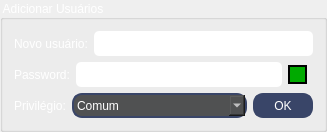
                <widget class="QGroupBox" name="groupBox_4">
                 <property name="maximumSize">
                  <size>
                   <width>340</width>
                   <height>138</height>
                  </size>
                 </property>
                 <property name="styleSheet">
                  <string notr="true">color: rgb(255, 255, 255);
font: 700 9pt &quot;Segoe UI&quot;;</string>
                 </property>
                 <property name="title">
                  <string>Adicionar Usuários</string>
                 </property>
                 <layout class="QGridLayout" name="gridLayout_10">
                  <item row="0" column="0">
                   <layout class="QHBoxLayout" name="horizontalLayout_25">
                    <item>
                     <widget class="QLabel" name="label_18">
                      <property name="maximumSize">
                       <size>
                        <width>93</width>
                        <height>16777215</height>
                       </size>
                      </property>
                      <property name="styleSheet">
                       <string notr="true">background: transparent;
font: 700 10pt &quot;Segoe UI&quot;;
color: rgb(255, 255, 255);

</string>
                      </property>
                      <property name="text">
                       <string>Novo usuário:</string>
                      </property>
                     </widget>
                    </item>
                    <item>
                     <widget class="QLineEdit" name="txt_new_nome">
                      <property name="minimumSize">
                       <size>
                        <width>200</width>
                        <height>25</height>
                       </size>
                      </property>
                      <property name="styleSheet">
                       <string notr="true">QLineEdit {
   
	background-color: rgb(255, 255, 255);
    font: bold 12pt &quot;Segoe UI&quot;;
    border-radius: 5px;
	color: rgb(0, 0, 0);
}

QLineEdit:focus {
    background-color: rgb(127, 191, 255); /* Cor quando selecionado/focado */
}

QMenu {
    background-color: rgb(0, 0, 0);
    color: #ffffff;
    font: bold 12px &quot;Segoe UI&quot;;
    border-radius: 5px;
}
</string>
                      </property>
                     </widget>
                    </item>
                   </layout>
                  </item>
                  <item row="1" column="0">
                   <layout class="QHBoxLayout" name="horizontalLayout_24">
                    <item>
                     <widget class="QLabel" name="label_21">
                      <property name="styleSheet">
                       <string notr="true">background: transparent;
font: 700 10pt &quot;Segoe UI&quot;;
color: rgb(255, 255, 255);

</string>
                      </property>
                      <property name="text">
                       <string>Password:</string>
                      </property>
                     </widget>
                    </item>
                    <item>
                     <layout class="QHBoxLayout" name="horizontalLayout_10">
                      <item>
                       <widget class="QLineEdit" name="txt_new_password">
                        <property name="minimumSize">
                         <size>
                          <width>200</width>
                          <height>25</height>
                         </size>
                        </property>
                        <property name="styleSheet">
                         <string notr="true">QLineEdit {
   
	background-color: rgb(255, 255, 255);
    font: bold 12pt &quot;Segoe UI&quot;;
    border-radius: 5px;
	color: rgb(0, 0, 0);
}

QLineEdit:focus {
    background-color: rgb(127, 191, 255); /* Cor quando selecionado/focado */
}

QMenu {
    background-color: rgb(0, 0, 0);
    color: #ffffff;
    font: bold 12px &quot;Segoe UI&quot;;
    border-radius: 5px;
}
</string>
                        </property>
                       </widget>
                      </item>
                      <item>
                       <widget class="QCheckBox" name="checkBox_show_pass">
                        <property name="maximumSize">
                         <size>
                          <width>25</width>
                          <height>19</height>
                         </size>
                        </property>
                        <property name="styleSheet">
                         <string notr="true">QCheckBox {
  font-size: 16px;
 
	color: rgb(0, 0, 0);
 }
 QCheckBox::indicator {
 width: 15px;
 height: 15px;
}
QCheckBox::indicator:checked {
	background-color: rgb(80, 81, 82);
 border: 2px solid #000000;
 }
 QCheckBox::indicator:unchecked {
	background-color: #00aa00;
 border: 2px solid ;
}</string>
                        </property>
                        <property name="text">
                         <string/>
                        </property>
                       </widget>
                      </item>
                     </layout>
                    </item>
                   </layout>
                  </item>
                  <item row="2" column="0">
                   <layout class="QHBoxLayout" name="horizontalLayout_3">
                    <item>
                     <widget class="QLabel" name="label_22">
                      <property name="layoutDirection">
                       <enum>Qt::LayoutDirection::LeftToRight</enum>
                      </property>
                      <property name="styleSheet">
                       <string notr="true">background: transparent;
font: 700 10pt &quot;Segoe UI&quot;;
color: rgb(255, 255, 255);

</string>
                      </property>
                      <property name="text">
                       <string>Privilégio:</string>
                      </property>
                      <property name="alignment">
                       <set>Qt::AlignmentFlag::AlignCenter</set>
                      </property>
                     </widget>
                    </item>
                    <item>
                     <widget class="QComboBox" name="comboBox_new_privilegio">
                      <property name="minimumSize">
                       <size>
                        <width>175</width>
                        <height>25</height>
                       </size>
                      </property>
                      <property name="maximumSize">
                       <size>
                        <width>195</width>
                        <height>25</height>
                       </size>
                      </property>
                      <property name="styleSheet">
                       <string notr="true">QComboBox {
    background-color: rgb(80, 81, 82);
    border: 2px solid #394568;
    border-radius: 10px;
    font: 700 10pt &quot;Segoe UI&quot;;
    color: rgb(255, 255, 255);  /* Cor do texto na caixa do ComboBox */
}

QComboBox:hover {
    background-color: rgb(75, 85, 83);
}

QComboBox:pressed {
    background-color: #2c3650;
}

QComboBox QAbstractItemView {
    color: rgb(255, 255, 255);  /* Cor do texto dos itens da lista */
    background-color: rgb(80, 81, 82);  /* Cor de fundo do menu suspenso */
}


</string>
                      </property>
                      <item>
                       <property name="text">
                        <string>Comum</string>
                       </property>
                      </item>
                      <item>
                       <property name="text">
                        <string>Gerente</string>
                       </property>
                      </item>
                      <item>
                       <property name="text">
                        <string>Administrador</string>
                       </property>
                      </item>
                     </widget>
                    </item>
                    <item>
                     <widget class="QPushButton" name="btn_salvar_new_user">
                      <property name="minimumSize">
                       <size>
                        <width>60</width>
                        <height>25</height>
                       </size>
                      </property>
                      <property name="maximumSize">
                       <size>
                        <width>60</width>
                        <height>25</height>
                       </size>
                      </property>
                      <property name="styleSheet">
                       <string notr="true">    QPushButton {
        background-color: #394568;
        border: 2px solid #394568;
        border-radius: 10px;
        font: 700 10pt &quot;Segoe UI&quot;;
		color: rgb(255, 255, 255);
    }
    QPushButton:hover {
        background-color: #44537c;
    }
    QPushButton:pressed {
        background-color: #2c3650;
    }

</string>
                      </property>
                      <property name="text">
                       <string>OK</string>
                      </property>
                     </widget>
                    </item>
                   </layout>
                  </item>
                 </layout>
                </widget>
